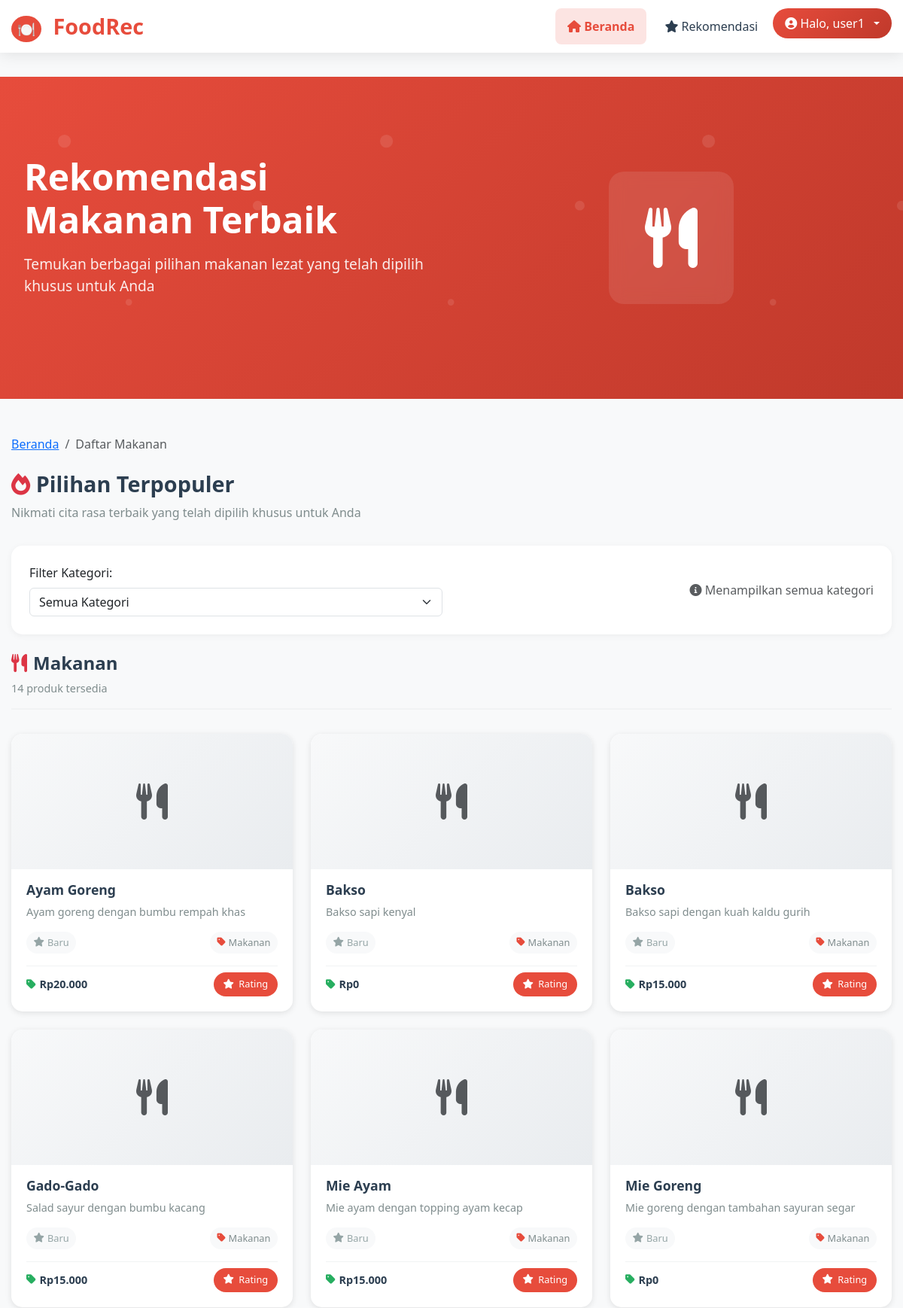
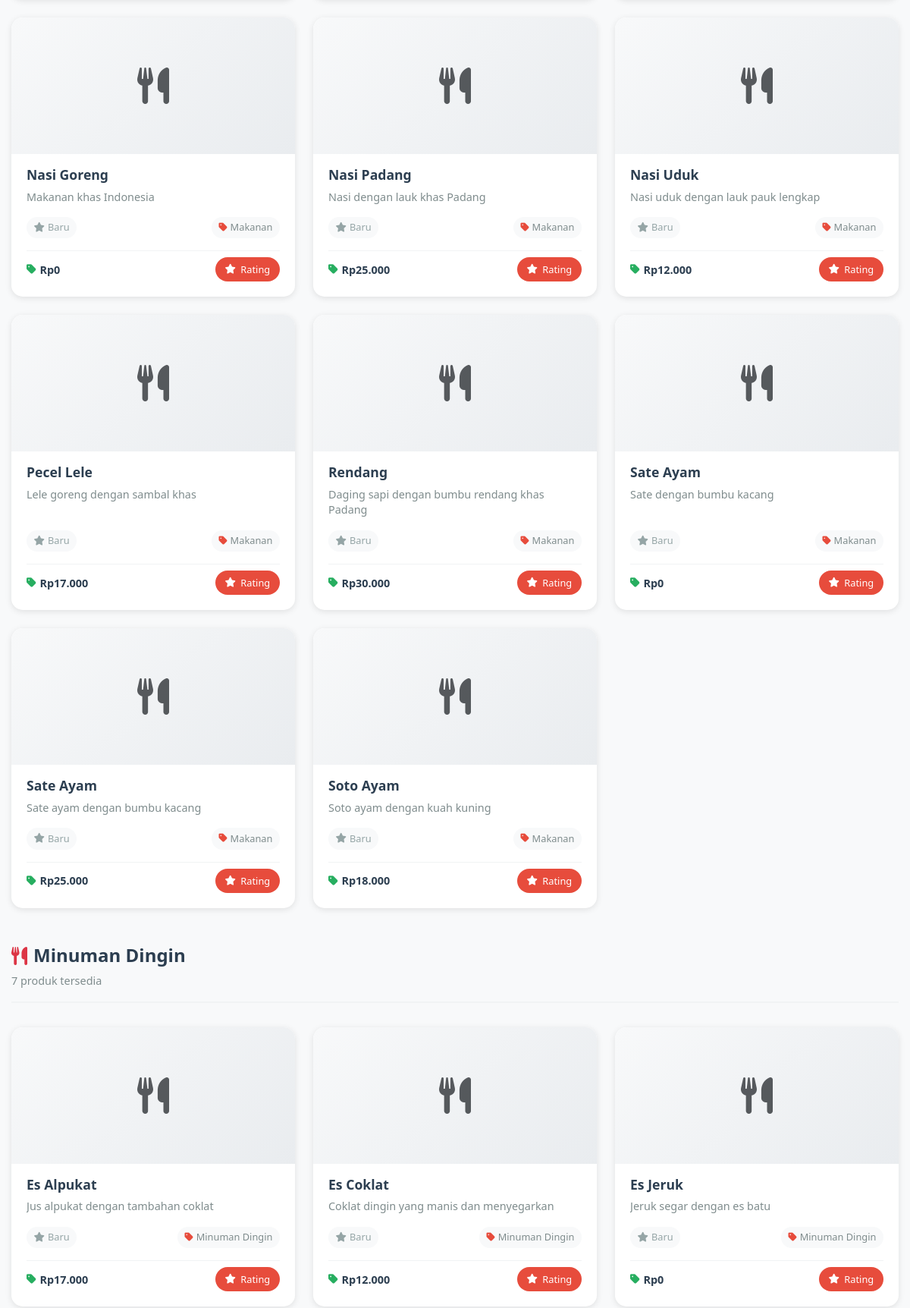
/pages/home.php (signed in, upper part), run on the app's committed database (2 pictures, top to bottom).
### tables this page shows
CREATE TABLE IF NOT EXISTS categories (
    id INT AUTO_INCREMENT PRIMARY KEY,
    name VARCHAR(255) NOT NULL
);

CREATE TABLE IF NOT EXISTS products (
    id INT AUTO_INCREMENT PRIMARY KEY,
    name VARCHAR(255) NOT NULL,
    category_id INT NOT NULL,
    price DECIMAL(10, 2) NOT NULL,
    description TEXT,
    image VARCHAR(255),
    FOREIGN KEY (category_id) REFERENCES categories(id)
);

### pages/home.php (the view, shortened to what this page needs)
<?php
include '../layouts/header.php';
require '../config/db.php';
?>
<div class="hero-section">
    <div class="hero-content">
        <div class="hero-text">
            <h1 class="hero-title">Rekomendasi Makanan Terbaik</h1>
            <p class="hero-subtitle">Temukan berbagai pilihan makanan lezat yang telah dipilih khusus untuk Anda</p>
        </div>
        <div class="hero-image">
            <div class="food-image-placeholder">
                <i class="fas fa-utensils fa-5x"></i>
            </div>
        </div>
    </div>
</div>
<nav aria-label="breadcrumb" class="mb-4">
    <ol class="breadcrumb">
        <li class="breadcrumb-item"><a href="home.php">Beranda</a></li>
        <li class="breadcrumb-item active">Daftar Makanan</li>
    </ol>
</nav>
<div class="section-header">
    <h2 class="section-title">
        <i class="fas fa-fire text-danger"></i> Pilihan Terpopuler
    </h2>
    <p class="section-subtitle">Nikmati cita rasa terbaik yang telah dipilih khusus untuk Anda</p>
</div>
<div class="filter-section mb-4">
    <div class="row align-items-center">
        <div class="col-md-6">
            <form method="GET" class="category-filter">
                <label for="categoryFilter" class="form-label">Filter Kategori:</label>
                <select class="form-select" id="categoryFilter" name="category" onchange="this.form.submit()">
                    <option value="">Semua Kategori</option>
                </select>
            </form>
        </div>
        <div class="col-md-6 text-end">
            <div class="view-info">
                <span class="text-muted">
                    <i class="fas fa-info-circle"></i>
                    <?php if (isset($_GET['category']) && !empty($_GET['category'])): ?>
                        Menampilkan kategori tertentu
                    <?php else: ?>
                        Menampilkan semua kategori
                    <?php endif; ?>
                </span>
            </div>
        </div>
    </div>
</div>
<?php
$categoryFilter = isset($_GET['category']) && is_numeric($_GET['category']) ? intval($_GET['category']) : null;
if ($categoryFilter) {
    $query = "SELECT p.*, c.name as category_name, COALESCE(AVG(r.rating), 0) as avg_rating, COUNT(r.id) as total_ratings
              FROM products p
              LEFT JOIN ratings r ON p.id = r.product_id
              LEFT JOIN categories c ON p.category_id = c.id
              WHERE p.category_id = :category_id
              GROUP BY p.id
              ORDER BY avg_rating DESC, p.name ASC";
    $stmt = $pdo->prepare($query);
    $stmt->bindParam(':category_id', $categoryFilter, PDO::PARAM_INT);
    $stmt->execute();
    $products = $stmt->fetchAll();
    $categoryStmt = $pdo->prepare("SELECT name FROM categories WHERE id = ?");
    $categoryStmt->execute([$categoryFilter]);
    $filteredCategoryName = $categoryStmt->fetchColumn();
?>
<div class="category-section">
    <div class="category-header">
        <h3 class="category-title">
            <i class="fas fa-utensils text-danger"></i> <?= htmlspecialchars($filteredCategoryName) ?>
        </h3>
        <p class="category-subtitle"><?= count($products) ?> produk tersedia</p>
    </div>
    <div class="products-grid" id="productsGrid">
        <?php foreach ($products as $product): ?>
            <div class="product-card">
                <div class="product-image-container">
                    <?php if (!empty($product['image']) && file_exists("../assets/img/{$product['image']}")): ?>
                        <img src="../assets/img/<?= htmlspecialchars($product['image']) ?>"
                             alt="<?= htmlspecialchars($product['name']) ?>"
                             class="product-image">
                    <?php else: ?>
                        <div class="product-image" style="display: flex; align-items: center; justify-content: center; background: linear-gradient(135deg, #f8f9fa 0%, #e9ecef 100%);">
                            <i class="fas fa-utensils fa-3x text-muted"></i>
                        </div>
                    <?php endif; ?>
                    <?php if ($product['total_ratings'] > 0): ?>
                        <div class="rating-badge">
                            <i class="fas fa-star rating-stars"></i>
                            <span><?= number_format($product['avg_rating'], 1) ?></span>
                        </div>
                    <?php endif; ?>
                </div>
                <div class="product-content">
                    <h3 class="product-title"><?= htmlspecialchars($product['name']) ?></h3>
                    <p class="product-description"><?= htmlspecialchars($product['description']) ?></p>
                    <div class="product-meta">
                        <div class="product-rating">
                            <?php if ($product['total_ratings'] > 0): ?>
                                <i class="fas fa-star rating-stars"></i>
                                <span><?= number_format($product['avg_rating'], 1) ?></span>
                            <?php else: ?>
                                <i class="fas fa-star text-muted"></i>
                                <span class="text-muted">Baru</span>
                            <?php endif; ?>
                        </div>
                        <div class="product-category">
                            <i class="fas fa-tag"></i> <?= htmlspecialchars($product['category_name']) ?>
                        </div>
                    </div>
                    <div class="product-footer">
                        <div class="product-price">
                            <i class="fas fa-tag"></i>
                            <span>Rp<?= number_format($product['price'], 0, ',', '.') ?></span>
                        </div>
                        <?php if (isset($_SESSION['user_id'])): ?>
                            <form method="POST" action="../process/rating_process.php" class="rating-form">
                                <input type="hidden" name="product_id" value="<?= $product['id'] ?>">
                                <button type="submit" class="btn-rating">
                                    <i class="fas fa-star"></i> Rating
                                </button>
                            </form>
                        <?php else: ?>
                            <a href="login.php" class="btn-rating">
                                <i class="fas fa-sign-in-alt"></i> Login untuk Rating
                            </a>
                        <?php endif; ?>
                    </div>
                </div>
            </div>
        <?php endforeach; ?>
    </div>
</div>
<?php if (empty($products)): ?>
    <div class="empty-state">
        <div class="empty-icon">
            <i class="fas fa-search fa-4x text-muted"></i>
        </div>
        <h3>Tidak ada produk ditemukan</h3>
        <p class="text-muted">Tidak ada produk dalam kategori ini</p>
    </div>
<?php endif; ?>
<?php } else {
    $categoriesQuery = "SELECT * FROM categories ORDER BY name ASC";
    $categoriesStmt = $pdo->query($categoriesQuery);
    $allCategories = $categoriesStmt->fetchAll();
    foreach ($allCategories as $category):
        $query = "SELECT p.*, c.name as category_name, COALESCE(AVG(r.rating), 0) as avg_rating, COUNT(r.id) as total_ratings
                  FROM products p
                  LEFT JOIN ratings r ON p.id = r.product_id
                  LEFT JOIN categories c ON p.category_id = c.id
                  WHERE p.category_id = :category_id
                  GROUP BY p.id
                  ORDER BY avg_rating DESC, p.name ASC";
        $stmt = $pdo->prepare($query);
        $stmt->bindParam(':category_id', $category['id'], PDO::PARAM_INT);
        $stmt->execute();
        $categoryProducts = $stmt->fetchAll();
?>
<div class="category-section">
    <div class="category-header">
        <h3 class="category-title">
            <i class="fas fa-utensils text-danger"></i> <?= htmlspecialchars($category['name']) ?>
        </h3>
        <p class="category-subtitle"><?= count($categoryProducts) ?> produk tersedia</p>
    </div>
    <div class="products-grid">
        <?php foreach ($categoryProducts as $product): ?>
            <div class="product-card">
                <div class="product-image-container">
                    <?php if (!empty($product['image']) && file_exists("../assets/img/{$product['image']}")): ?>
                        <img src="../assets/img/<?= htmlspecialchars($product['image']) ?>"
                             alt="<?= htmlspecialchars($product['name']) ?>"
                             class="product-image">
                    <?php else: ?>
                        <div class="product-image" style="display: flex; align-items: center; justify-content: center; background: linear-gradient(135deg, #f8f9fa 0%, #e9ecef 100%);">
                            <i class="fas fa-utensils fa-3x text-muted"></i>
                        </div>
                    <?php endif; ?>
                </div>
                <div class="product-content">
                    <h3 class="product-title"><?= htmlspecialchars($product['name']) ?></h3>
                    <p class="product-description"><?= htmlspecialchars($product['description']) ?></p>
                    <div class="product-meta">
                        <div class="product-rating">
                            <?php if ($product['total_ratings'] > 0): ?>
                                <i class="fas fa-star rating-stars"></i>
                                <span><?= number_format($product['avg_rating'], 1) ?></span>
                            <?php else: ?>
                                <i class="fas fa-star text-muted"></i>
                                <span class="text-muted">Baru</span>
                            <?php endif; ?>
                        </div>
                        <div class="product-category">
                            <i class="fas fa-tag"></i> <?= htmlspecialchars($product['category_name']) ?>
                        </div>
                    </div>
                    <div class="product-footer">
                        <div class="product-price">
                            <i class="fas fa-tag"></i>
                            <span>Rp<?= number_format($product['price'], 0, ',', '.') ?></span>
                        </div>
                        <?php if (isset($_SESSION['user_id'])): ?>
                            <form method="POST" action="../process/rating_process.php" class="rating-form">
                                <button type="submit" class="btn-rating">
                                    <i class="fas fa-star"></i> Rating
                                </button>
                            </form>
                        <?php else: ?>
                            <a href="login.php" class="btn-rating">
                                <i class="fas fa-sign-in-alt"></i> Login untuk Rating
                            </a>
                        <?php endif; ?>
                    </div>
                </div>
            </div>
        <?php endforeach; ?>
    </div>
</div>
<?php
    endforeach;
} ?>
<?php include '../layouts/footer.php'; ?>

### assets/css/style.css (style rules this page uses)
* { margin: 0; padding: 0; box-sizing: border-box; }
body { font-family: "Georgia", "Times New Roman", serif; background: linear-gradient(135deg, #f5f7fa 0%, #c3cfe2 100%); min-height: 100vh; line-height: 1.6; color: #333; }
.products-grid { display: grid; grid-template-columns: repeat(auto-fit, minmax(300px, 1fr)); gap: 2rem; margin-top: 2rem; }
* { transition: all 0.3s ease; }

### layouts/header.php (style rules this page uses)
body { font-family: 'Segoe UI', Tahoma, Geneva, Verdana, sans-serif; background: #f8f9fa; min-height: 100vh; margin: 0; padding: 0; }
.hero-section { background: linear-gradient(135deg, #e74c3c 0%, #c0392b 100%); color: white; padding: 4rem 0; margin-bottom: 3rem; position: relative; overflow: hidden; width: 100vw; margin-left: calc(-50vw + 50%); }
.hero-section::before { content: ''; position: absolute; top: 0; left: 0; right: 0; bottom: 0; animation: float 20s infinite linear; }
.hero-content { display: flex; align-items: center; min-height: 300px; position: relative; z-index: 2; max-width: 1200px; margin: 0 auto; padding: 0 2rem; }
.hero-text { flex: 1; padding-right: 2rem; }
.hero-title { font-size: 3rem; font-weight: 700; margin-bottom: 1rem; line-height: 1.2; }
.hero-subtitle { font-size: 1.2rem; margin-bottom: 2rem; opacity: 0.9; }
.hero-image { flex: 1; text-align: center; }
.food-image-placeholder { background: rgba(255, 255, 255, 0.1); border-radius: 20px; padding: 3rem; backdrop-filter: blur(10px); display: inline-block; }
.section-header { margin-bottom: 2rem; }
.section-title { font-size: 1.8rem; font-weight: 600; color: #2c3e50; margin-bottom: 0.5rem; }
.section-subtitle { color: #7f8c8d; font-size: 1rem; }
.filter-section { background: white; padding: 1.5rem; border-radius: 15px; box-shadow: 0 2px 10px rgba(0, 0, 0, 0.05); margin-bottom: 2rem; }
.products-grid { display: grid; grid-template-columns: repeat(auto-fill, minmax(320px, 1fr)); gap: 1.5rem; margin-bottom: 3rem; }
.product-card { background: white; border-radius: 15px; overflow: hidden; box-shadow: 0 2px 8px rgba(0, 0, 0, 0.1); transition: all 0.3s ease; position: relative; display: flex; flex-direction: column; height: 100%; }
.product-image-container { position: relative; width: 100%; height: 180px; overflow: hidden; }
.product-image { width: 100%; height: 100%; object-fit: cover; background: linear-gradient(135deg, #f8f9fa 0%, #e9ecef 100%); }
.product-content { padding: 1rem 1.25rem 1.25rem; flex: 1; display: flex; flex-direction: column; }
.product-title { font-size: 1.1rem; font-weight: 600; color: #2c3e50; margin-bottom: 0.5rem; line-height: 1.3; }
.product-description { color: #7f8c8d; font-size: 0.9rem; margin-bottom: 1rem; line-height: 1.4; flex: 1; display: -webkit-box; -webkit-line-clamp: 2; -webkit-box-orient: vertical; overflow: hidden; }
.product-meta { display: flex; align-items: center; justify-content: space-between; margin-bottom: 1rem; gap: 0.5rem; }
.product-rating { display: flex; align-items: center; gap: 0.25rem; background: #f8f9fa; padding: 0.3rem 0.6rem; border-radius: 20px; font-size: 0.8rem; font-weight: 500; }
.product-footer { display: flex; align-items: center; justify-content: space-between; margin-top: auto; gap: 1rem; }
.product-price { display: flex; align-items: center; gap: 0.3rem; color: #2c3e50; font-size: 0.9rem; font-weight: 600; }

### data on the page
categories: name "Makanan", count($categoryProducts) "14"
products: name "Ayam Goreng", description "Ayam goreng dengan bumbu rempah khas", category.name "Makanan", price "20.000"
products: name "Bakso", description "Bakso sapi kenyal", category.name "Makanan", price "0"
products: name "Bakso", description "Bakso sapi dengan kuah kaldu gurih", category.name "Makanan", price "15.000"
products: name "Gado-Gado", description "Salad sayur dengan bumbu kacang", category.name "Makanan", price "15.000"
products: name "Mie Ayam", description "Mie ayam dengan topping ayam kecap", category.name "Makanan", price "15.000"
products: name "Mie Goreng", description "Mie goreng dengan tambahan sayuran segar", category.name "Makanan", price "0"
products: name "Nasi Goreng", description "Makanan khas Indonesia", category.name "Makanan", price "0"
products: name "Nasi Padang", description "Nasi dengan lauk khas Padang", category.name "Makanan", price "25.000"
products: name "Nasi Uduk", description "Nasi uduk dengan lauk pauk lengkap", category.name "Makanan", price "12.000"
products: name "Pecel Lele", description "Lele goreng dengan sambal khas", category.name "Makanan", price "17.000"
products: name "Rendang", description "Daging sapi dengan bumbu rendang khas Padang", category.name "Makanan", price "30.000"
products: name "Sate Ayam", description "Sate dengan bumbu kacang", category.name "Makanan", price "0"
products: name "Sate Ayam", description "Sate ayam dengan bumbu kacang", category.name "Makanan", price "25.000"
products: name "Soto Ayam", description "Soto ayam dengan kuah kuning", category.name "Makanan", price "18.000"
categories: name "Minuman Dingin", count($categoryProducts) "7"
products: name "Es Alpukat", description "Jus alpukat dengan tambahan coklat", category.name "Minuman Dingin", price "17.000"
products: name "Es Coklat", description "Coklat dingin yang manis dan menyegarkan", category.name "Minuman Dingin", price "12.000"
products: name "Es Jeruk", description "Jeruk segar dengan es batu", category.name "Minuman Dingin", price "0"

### other printed values
$_SESSION['user_name'] "user1"
